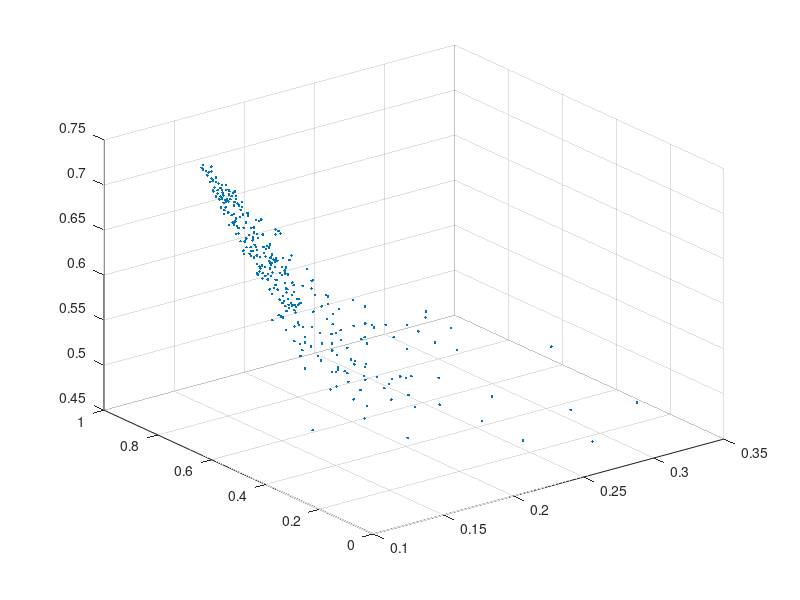

Recreate this plot in MATLAB.
% In this file the parameters - mu(mean) and sigma(variance) are caclculated
% using MATLAB function - rgb2hsv

load('./step1_samples.mat','Samples');

% Convert the color space to hsv
hsv = rgb2hsv(im2double(Samples));

%visualising the result by plotting a 3D plot
scatter3(hsv(:,1),hsv(:,2),hsv(:,3),'.');

% taking mean and variance of "hue" values
mu = mean(hsv(:,1));
sigma = var(hsv(:,1));

save('mu_sig_params.mat', 'mu', 'sigma');
